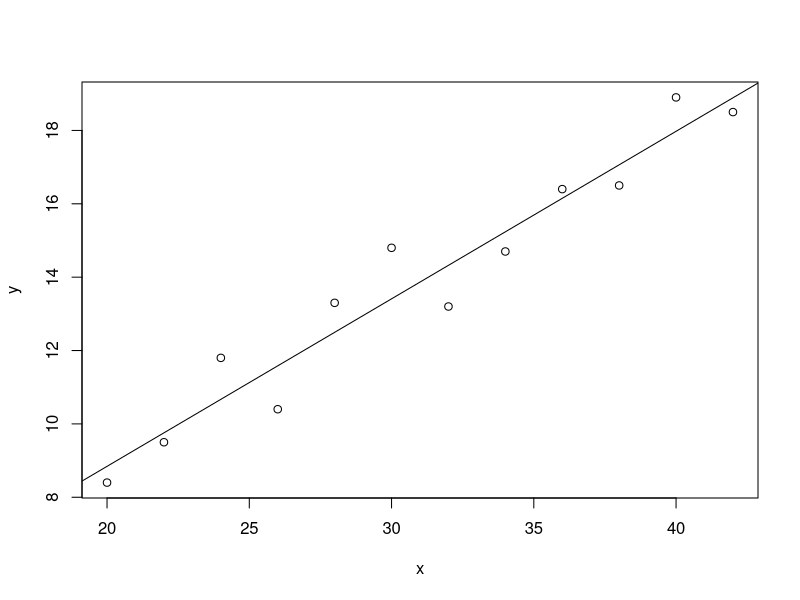
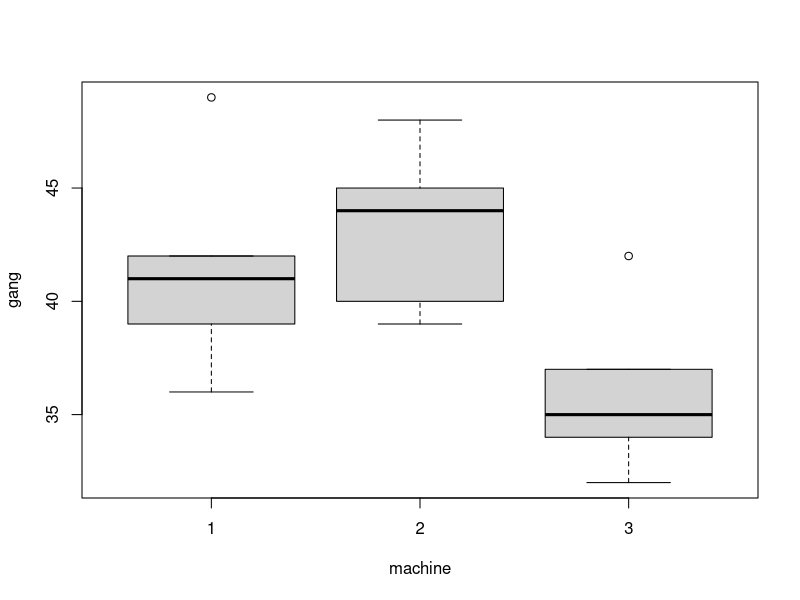
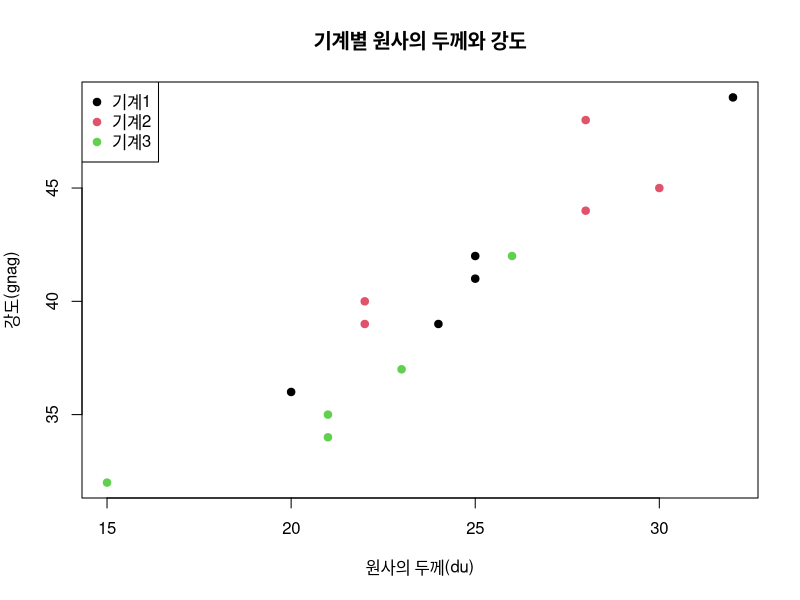
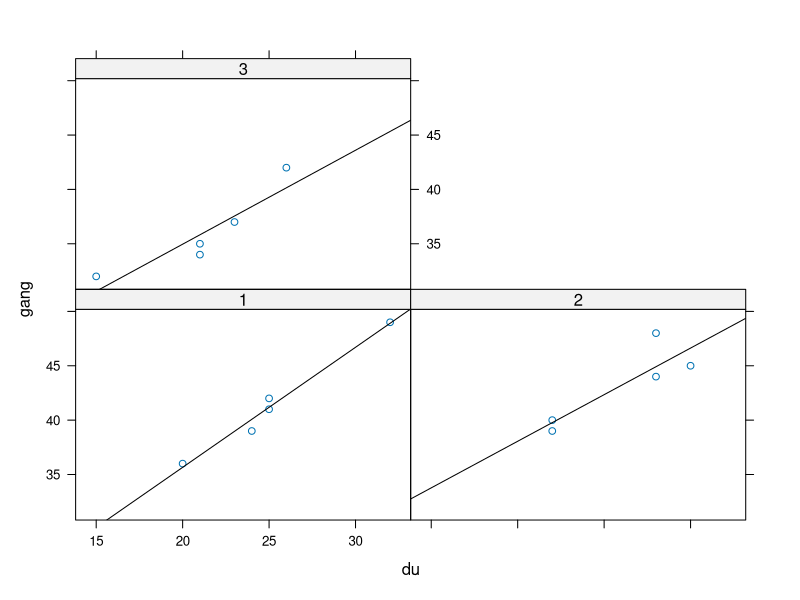

Source code (R) for these figures, in order:
# ============================================================
# 실험계획과 응용 Chapter 8: 회귀분석과 공분산분석
# ============================================================

# ------------------------------------------------------------
# 1. 단순선형회귀모형의 적합 (Simple Linear Regression)
# 독립변수(x)가 종속변수(y)에 미치는 영향을 선형 방정식으로 모델링합니다.
# ------------------------------------------------------------
x = c(20, 22, 24, 26, 28, 30, 32, 34, 36, 38, 40, 42)
y = c(8.4, 9.5, 11.8, 10.4, 13.3, 14.8, 13.2, 14.7, 16.4, 16.5, 18.9, 18.5) 

# lm(): 선형모형(Linear Model) 적합 함수. y를 x로 설명하는 회귀식을 추정합니다.
lm.out = lm(y~x)

# 산점도(Scatter plot)를 그리고, 추정된 회귀직선(abline)을 겹쳐서 시각화합니다.
plot(x, y)
abline(lm.out)

# cor.test(): x와 y 사이의 피어슨 상관계수를 계산하고 유의성을 검정합니다.
cor.test(y, x)
# [출력 결과 해석]
# p-value = 3.211e-07 (0.05보다 매우 작음): 두 변수 간에 유의미한 선형 상관관계가 존재함.
# cor = 0.9663498: x와 y는 매우 강한 양의 상관관계를 가짐.

# summary(): 추정된 회귀계수(절편, 기울기), R-squared(설명력), t-검정 결과 등 회귀분석의 핵심 요약을 제공합니다.
summary(lm.out)
# [출력 결과 해석]
# [1] Residuals (잔차 분포)
# - 실제 관측값과 회귀모형의 예측값 간의 오차.
# - 최소, 1사분위, 중앙, 3사분위, 최댓값을 보여주며, 중앙값(Median)이 0에 가까울수록(-0.3233) 대칭적으로 잘 적합되었음을 의미합니다.

# [2] Coefficients (회귀계수 추정 및 유의성 검정)
# - (Intercept) 절편: -0.28928. x가 0일 때 y의 기댓값. (p-value가 0.817로 0.05보다 커서 통계적으로 유의하지 않음)
# - x (기울기): 0.45664. x가 1단위 증가할 때마다 y가 평균적으로 약 0.457 증가함을 의미.
# - Pr(>|t|) 3.21e-07 *** : 기울기에 대한 p-value. 유의수준 0.05보다 매우 작아, x가 y에 미치는 영향이 통계적으로 매우 유의미합니다.

# [3] 모형의 평가 지표 (적합도)
# - Residual standard error (0.9193): 잔차의 표준오차. 데이터들이 추정된 회귀직선 주변에 평균적으로 약 0.92 정도 퍼져있음을 의미합니다.
# - Multiple R-squared (0.9338): 결정계수(R^2). 독립변수 x가 종속변수 y 변동의 약 93.4%를 설명하고 있습니다 (매우 강한 설명력).
# - F-statistic p-value (3.211e-07): 회귀모형 전체의 통계적 유의성(ANOVA)을 나타냅니다. p<0.05이므로 추정된 선형 모형 자체가 유의미합니다.

# ------------------------------------------------------------
# 2. 회귀의 유의성 검정 (ANOVA for Regression)
# 분산분석(ANOVA) 표를 통해 모형 전체가 통계적으로 유의한지 평가합니다.
# ------------------------------------------------------------
anova(lm.out)
# [출력 결과 해석] 회귀제곱합(SSR)과 오차제곱합(SSE)을 분리하여 F-검정을 수행합니다.

# 총제곱합(SST) 수동 계산 확인 과정
# > 119.275 + 8.451  # 분산분석표의 SSR + SSE = SST
#[1] 127.726

# (length(x)-1)*var(y) # y의 표본분산 식을 이용한 편차제곱합 계산 (SST와 동일)
# [1] 127.7267


# ------------------------------------------------------------
# 3. 신뢰구간과 예측구간 (Confidence and Prediction Intervals)
# 추정된 모형을 바탕으로 모수(회귀계수)나 새로운 값에 대한 구간을 추정합니다.
# ------------------------------------------------------------
# 1) 회귀계수(베타0, 베타1)에 대한 95% 신뢰구간 추출
confint(lm.out, level=0.95)
# 0.370997 ~ 0.5433898

# 예측을 위한 새로운 데이터 포인트 설정
newdata = data.frame(x=30)

# 2) 신뢰구간 (Confidence Interval): x=30일 때, y의 '평균(기댓값)'이 존재할 구간
predict(lm.out, newdata, interval="confidence")
# 12.81254 ~ 14.00751


# 3) 예측구간 (Prediction Interval): x=30일 때, '개별 관측치' y가 존재할 구간
# (평균을 추정하는 것보다 개별 값을 예측하는 것이 오차가 크기 때문에 예측구간이 더 넓습니다)
predict(lm.out, newdata, interval="prediction")
# 11.2763 ~ 15.54375

# ------------------------------------------------------------
# 4. 공분산분석(ANCOVA)을 이용한 처리효과 검정
# 분산분석(기계의 차이)과 회귀분석(원사 두께의 영향)을 결합하여, 
# 연속형 공변량(du)의 영향을 통제한 상태에서 범주형 변수(machine)의 순수 효과를 검정합니다.
# ------------------------------------------------------------
du <- c(20, 25, 24, 25, 32, 22, 28, 22, 30, 28, 21, 23, 26, 21, 15)   # 공변량(연속형)
gang <- c(36, 41, 39, 42, 49, 40, 48, 39, 45, 44, 35, 37, 42, 34, 32) # 종속변수
machine <- c("1", "2", "3")                                           # 처리(범주형)
machine <- rep(machine, c(5, 5, 5))
textile.data <- data.frame(du, gang, machine)

# 기계(범주)별 강도(종속변수)의 차이를 상자그림으로 시각화
boxplot(gang ~ machine)

# 공변량(du)과 종속변수(gang)의 산점도를 기계별로 색상을 다르게 하여 시각화
plot(du, gang, col=machine, pch=19, xlab="원사의 두께(du)", ylab="강도(gnag)",
     main="기계별 원사의 두께와 강도")
legend("topleft", legend = c("기계1", "기계2", "기계3"), col = 1:3, pch = 19)

# [모델 1] 일원배치 분산분석 (One-way ANOVA)
# 원사의 두께(du)가 미치는 영향을 무시하고, 단순히 기계(machine)에 따른 차이만 분석합니다.
oneway.out = aov(gang~machine) 
summary(oneway.out)
# [출력 결과 해석]
# - machine의 Pr(>F) 값이 0.0442로 유의수준 0.05보다 작습니다.
# - 해석: 원사의 두께(du)라는 변수를 아예 무시하고 분석했을 때는 "기계 종류에 따라 원사 강도의 평균 차이가 유의미하다"는 결론이 나옵니다. 
# - Residuals(잔차)의 Sum Sq(오차제곱합)가 206.0으로 상당히 큽니다. 설명되지 않은 변동이 많다는 뜻입니다.

# [모델 2] 공분산분석 (ANCOVA)
# 원사의 두께(du)가 강도에 미치는 영향을 먼저 통제(반영)한 후, 기계(machine) 간의 순수한 차이를 분석합니다.
# 일반적으로 공변량을 추가하면 오차 분산이 줄어들어 처리 효과(기계 차이)를 더 정확하게 검정할 수 있습니다.
anova <- aov(gang ~ du+machine, data=textile.data) 
summary(anova)
# [출력 결과 해석]
# - du (원사 두께, 공변량): Pr(>F) 값이 2.96e-07로 매우 작아, 강도에 미치는 영향력이 통계적으로 매우 큽니다.
# - machine (기계, 처리): Pr(>F) 값이 0.118로 0.05보다 커졌습니다. 통계적으로 유의하지 않게 바뀌었습니다.
# - Residuals(잔차) Sum Sq: 206.0 -> 27.99로 획기적으로 줄어들었습니다. 오차가 크게 줄어 분석의 정밀도가 높아졌습니다.

# lattice 패키지를 이용한 그룹별 회귀 시각화
# 기계(machine) 종류별로 패널을 나누어 du와 gang의 산점도 및 각각의 회귀직선을 그립니다.
# (기계별 기울기가 평행한지, 절편에 차이가 있는지 직관적으로 확인 가능)
library(lattice)
xyplot(gang ~ du | machine, panel = function(x, y, ...) {
  panel.xyplot(x, y, ...) 
  panel.lmline(x, y, ...)
})


# ============================================================
# 💡 핵심 인사이트 (공분산분석을 하는 이유)
# ============================================================
# 일원배치 분산분석만 봤을 때는 기계마다 성능 차이가 있는 줄 알았지만, 
# 공분산분석을 통해 '원사 두께(du)'라는 외부 요인을 통제(고정)하고 나니, 
# 사실 기계 자체의 성능(강도) 차이는 통계적으로 유의미하지 않았다는 진짜 결론을 얻게 되었습니다.
# 즉, 기계 성능이 달랐던 게 아니라 들어가는 원사의 두께가 달랐기 때문에 강도 차이가 발생했던 것입니다.
